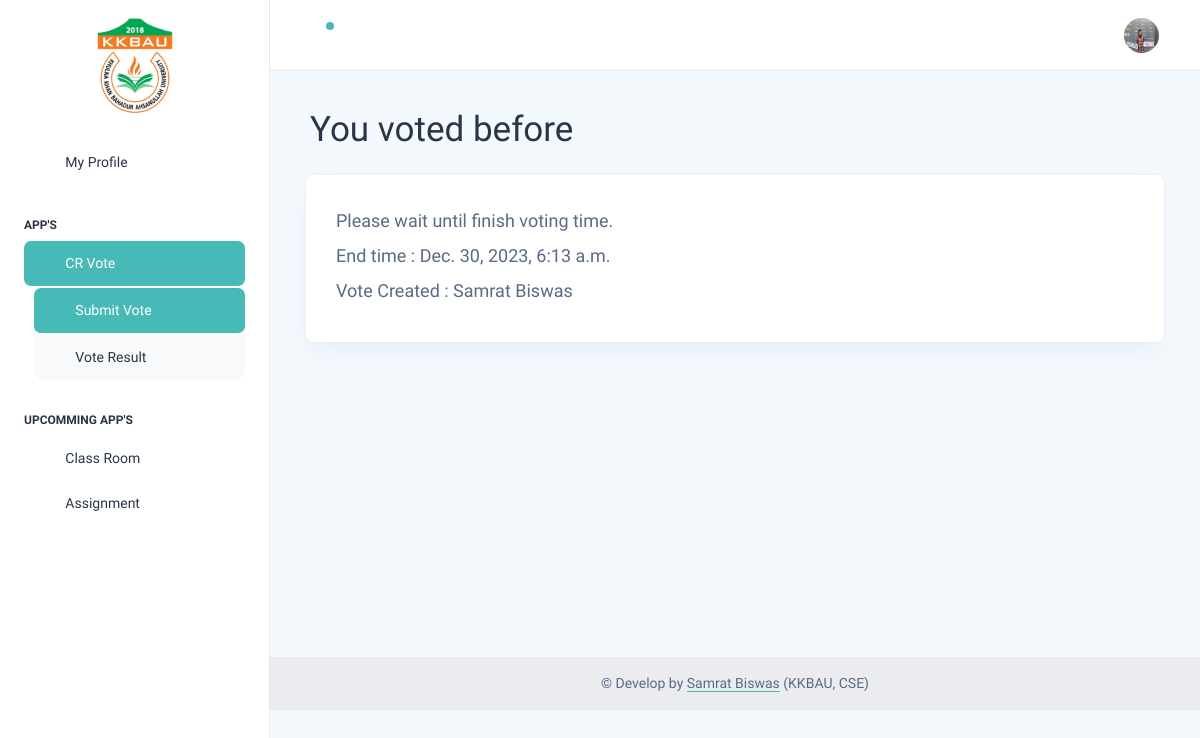
The app's page /vote/submit-vote (signed in) with its own data.
### userapp/models.py (models this page shows, shortened)
class Logo(models.Model):
    logo_img = models.ImageField(upload_to='images/')
    icon_img = models.ImageField(upload_to='images/')

class AppUser(AbstractUser):
    first_name = models.CharField(max_length=100)
    last_name = models.CharField(max_length=100)
    username = None
    email = models.EmailField(_('email address'), unique=True)
    USERNAME_FIELD = 'email'
    REQUIRED_FIELDS = []
    activation_code = models.CharField(max_length=50, blank=True, null=True)
    password_reset_code = models.CharField(max_length=50, blank=True, null=True)
    department = models.ForeignKey(Department, on_delete=models.SET_NULL, blank=True, null=True)
    semester = models.ForeignKey(Semester, on_delete=models.SET_NULL, blank=True, null=True)
    admission_year =  models.CharField(default="2023", max_length=4, blank=True, null=True)
    profile_image = models.ImageField(upload_to='profile_images/', blank=True, null=True)
    objects = UserManager()

### voteapp/models.py (models this page shows, shortened)
class Vote(models.Model):
    vote_name = models.CharField(max_length=100, blank=True, null=True)
    start_date = models.DateTimeField(default=timezone.now)
    end_date = models.DateTimeField(default=timezone.now)
    department = models.ForeignKey(Department, on_delete=models.SET_NULL, blank=True, null=True)
    semester = models.ForeignKey(Semester, on_delete=models.SET_NULL, blank=True, null=True)
    vote_created_by = models.ForeignKey(AppUser, related_name='votes_given', on_delete=models.CASCADE, blank=True, null=True)

### voteapp/views.py (the view)
# urls.py: path('submit-vote', views.submit_vote, name='submit_vote'),
@login_required
def submit_vote(request):
    user = request.user
    exist_vote = Vote.objects.filter(department=user.department, semester=user.semester).first()
    if exist_vote:
        has_voted_before = VoteRecord.objects.filter(student=user).exists()
        if not has_voted_before:
            if request.method == 'POST':
                voted_for_id = request.POST.get('voted_for')
                voted_for_user = get_object_or_404(AppUser, id=voted_for_id)
                new_vote = VoteRecord(student=user, voted_for=voted_for_user, vote=exist_vote)
                new_vote.save()
                return redirect('vote_results')
            else:
                users = AppUser.objects.filter(semester=user.semester, department=user.department).all()
                return render(request, 'vote/submit_vote.html', {'users': users})
        else:
            return render(request, 'vote/voted_before.html', {'exist_vote':exist_vote})
    else:
        return render(request, 'vote/vote_not_open.html')

### userapp/logo_processors.py (called while the page is built)
def logo_context(request):
    logo = Logo.objects.first()
    return {'logos': logo}

### templates/vote/voted_before.html
{% extends 'dashboard.html' %}
{% load static %}
{% block dashcontent %}
<div class="container rounded mb-5" style="height: 500px;">
    <div class="row">
        <h1 class="h1 mt-4 mb-4 ms-1"> You voted before</h1>
        <div>
            <div class="card card-margin pt-4">
                <div class="card-body pt-0">
                    <div class="widget-49">
                        <div class="widget-49-title-wrapper">
                            <div class="widget-49-meeting-info">
                                <span class="widget-49-pro-title d-block fs-5 my-2">Please wait until finish voting time.</span>
                                <span class="widget-49-pro-title d-block fs-5 my-2">End time : {{exist_vote.end_date}}</span>
                                <span class="widget-49-pro-title d-block fs-5 my-2">Vote Created : {{exist_vote.vote_created_by.first_name}} {{exist_vote.vote_created_by.last_name}}</span>
                            </div>
                        </div>
                    </div>
                </div>
            </div>
        </div>
    </div>
</div>
{% endblock dashcontent %}

### templates/dashboard.html (shortened to what this page needs)
{% extends 'base.html' %}
{% load static %}
{% block basecontent %}
  <div class="page-wrapper" id="main-wrapper" data-layout="vertical" data-navbarbg="skin6" data-sidebartype="full"
    data-sidebar-position="fixed" data-header-position="fixed">
    <aside class="left-sidebar">
      <div>
        <div class="brand-logo d-flex align-items-center justify-content-center">
          <a href="{% url "profile" %}" class="text-nowrap logo-dashboard mb-4 mt-3">
            <img src="{{logos.logo_img.url}}" width="80px" alt="" />
          </a>
        </div>
        <nav class="sidebar-nav scroll-sidebar" data-simplebar="">
          <ul id="sidebarnav">
            <li class="sidebar-item">
              <a class="sidebar-link" href="{% url "profile" %}" aria-expanded="false">
                <span>
                  <i class="ti ti-layout-dashboard"></i>
                </span>
                <span class="hide-menu">My Profile</span>
              </a>
            </li>
            <li class="nav-small-cap ms-0 ps-0">
              <span class="hide-menu">App's</span>
            </li>
            <li class="sidebar-item">
              <a class="sidebar-link" data-bs-toggle="collapse" href="#info" aria-expanded="false" aria-controls="info">
                <span>
                  <i class="ti ti-align-left"></i>
                </span>
                <span>CR Vote</span>
              </a>
              <ul class="collapse submenu" id="info" >
                <li class="sidebar-item">
                  <a class="sidebar-link" href="{% url "submit_vote" %}">
                    <span>
                      <i class="ti ti-check"></i>
                    </span>
                    <span>Submit Vote</span>
                  </a>
                </li>
                <li class="sidebar-item">
                  <a class="sidebar-link" href="{% url "vote_results" %}">
                    <span>
                      <i class="ti ti-align-center"></i>
                    </span>
                    <span>Vote Result</span>
                  </a>
                </li>
              </ul>
            </li>
            <li class="nav-small-cap ms-0 ps-0">
              <span class="hide-menu">Upcomming App's</span>
            </li>
            <li class="sidebar-item">
              <a class="sidebar-link" href="#" aria-expanded="false">
                <span>
                  <i class="ti ti-package"></i>
                </span>
                <span class="hide-menu">Class Room</span>
              </a>
            </li>
            <li class="sidebar-item">
              <a class="sidebar-link" href="#" aria-expanded="false">
                <span>
                  <i class="ti ti-dashboard"></i>
                </span>
                <span class="hide-menu">Assignment</span>
              </a>
            </li>
          </ul>
        </nav>
      </div>
    </aside>
    <div class="body-wrapper" style="background-color:#F4F9FE;height:100%;">
      <header class="app-header">
        <nav class="navbar navbar-expand-lg navbar-light">
          <ul class="navbar-nav">
            <li class="nav-item">
              <a class="nav-link nav-icon-hover" href="javascript:void(0)">
                <i class="ti ti-bell-ringing"></i>
                <div class="notification bg-primary rounded-circle"></div>
              </a>
            </li>
          </ul>
          <div class="navbar-collapse justify-content-end px-0" id="navbarNav">
            <ul class="navbar-nav flex-row ms-auto align-items-center justify-content-end">
              <li class="nav-item dropdown">
                <a class="nav-link nav-icon-hover" href="javascript:void(0)" id="drop2" data-bs-toggle="dropdown"
                  aria-expanded="false">
                  <img src="{% if request.user.profile_image %}{{request.user.profile_image.url}}{% else %}{% static "images/profile/user.png" %}{% endif %}" alt="" width="35" height="35" class="rounded-circle">
                </a>
              </li>
            </ul>
          </div>
        </nav>
      </header>
      <div class="container-fluid" >
        {% block dashcontent %}
        {% endblock dashcontent %}
      </div>
      <footer class="bg-body-tertiary text-center text-lg-start">
        <div class="text-center p-3" style="background-color: rgba(0, 0, 0, 0.05);">
          © Develop by
          <a class="text-body" style="border-bottom:1px solid #47BAB7;" href="https://github.com/samratpro">Samrat Biswas</a> (KKBAU, CSE)
        </div>
      </footer>
    </div>
  </div>
{% endblock basecontent %}

### static/css/custom.css (style rules this page uses)
.app-header { border-bottom: 1px solid rgb(229,234,239) !important; }
.submenu { background-color:#F8F9FA!important; margin-left: 10px; line-height: auto!important; border-radius: 10px; }
.submenu li { border-radius: 10px; margin-top: 2px; }
.submenu li a { color: rgb(49, 49, 49); }
.active { background-color: #47BAB7!important; color: white!important; }
.bg-primary { background-color: #47BAB7!important; }
body { background-color: #F4F9FE !important; }

### records on screen
Logo: logo_img (picture)
AppUser: profile_image (picture)
Vote: end_date "Dec. 30, 2023, 6:13 a.m.", vote_created_by.first_name "Samrat", vote_created_by.last_name "Biswas"
